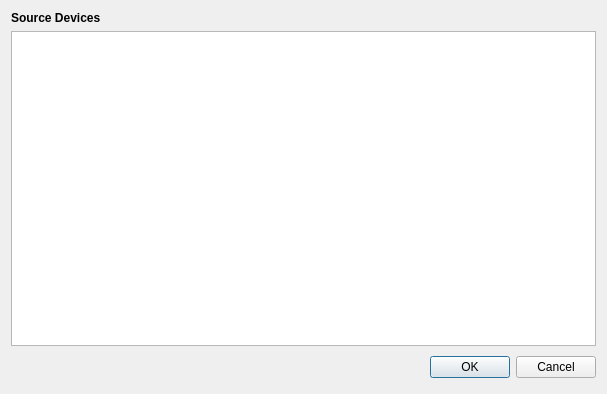
<?xml version="1.0" encoding="UTF-8"?>
<ui version="4.0">
 <class>SelectionDialog</class>
 <widget class="QDialog" name="SelectionDialog">
  <property name="geometry">
   <rect>
    <x>0</x>
    <y>0</y>
    <width>607</width>
    <height>394</height>
   </rect>
  </property>
  <property name="windowTitle">
   <string>Select Device</string>
  </property>
  <property name="modal">
   <bool>true</bool>
  </property>
  <layout class="QVBoxLayout" name="verticalLayout">
   <item>
    <widget class="QLabel" name="SourceText">
     <property name="font">
      <font>
       <weight>75</weight>
       <bold>true</bold>
      </font>
     </property>
     <property name="text">
      <string>Source Devices</string>
     </property>
    </widget>
   </item>
   <item>
    <widget class="DeviceTableView" name="DeviceTable"/>
   </item>
   <item>
    <layout class="QHBoxLayout">
     <property name="spacing">
      <number>6</number>
     </property>
     <property name="margin">
      <number>0</number>
     </property>
     <item>
      <spacer>
       <property name="orientation">
        <enum>Qt::Horizontal</enum>
       </property>
       <property name="sizeHint" stdset="0">
        <size>
         <width>131</width>
         <height>31</height>
        </size>
       </property>
      </spacer>
     </item>
     <item>
      <widget class="QPushButton" name="okButton">
       <property name="text">
        <string>OK</string>
       </property>
      </widget>
     </item>
     <item>
      <widget class="QPushButton" name="cancelButton">
       <property name="text">
        <string>Cancel</string>
       </property>
      </widget>
     </item>
    </layout>
   </item>
  </layout>
 </widget>
 <customwidgets>
  <customwidget>
   <class>DeviceTableView</class>
   <extends>QTableView</extends>
   <header>devicetableview.h</header>
  </customwidget>
 </customwidgets>
 <resources/>
 <connections>
  <connection>
   <sender>okButton</sender>
   <signal>clicked()</signal>
   <receiver>SelectionDialog</receiver>
   <slot>accept()</slot>
   <hints>
    <hint type="sourcelabel">
     <x>515</x>
     <y>379</y>
    </hint>
    <hint type="destinationlabel">
     <x>96</x>
     <y>254</y>
    </hint>
   </hints>
  </connection>
  <connection>
   <sender>cancelButton</sender>
   <signal>clicked()</signal>
   <receiver>SelectionDialog</receiver>
   <slot>reject()</slot>
   <hints>
    <hint type="sourcelabel">
     <x>596</x>
     <y>379</y>
    </hint>
    <hint type="destinationlabel">
     <x>179</x>
     <y>282</y>
    </hint>
   </hints>
  </connection>
  <connection>
   <sender>DeviceTable</sender>
   <signal>doubleClicked(QModelIndex)</signal>
   <receiver>SelectionDialog</receiver>
   <slot>accept()</slot>
   <hints>
    <hint type="sourcelabel">
     <x>350</x>
     <y>138</y>
    </hint>
    <hint type="destinationlabel">
     <x>356</x>
     <y>373</y>
    </hint>
   </hints>
  </connection>
 </connections>
</ui>
